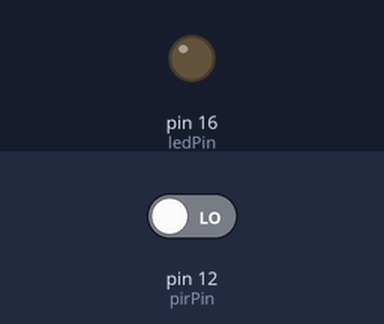
Simulated run of this program. Board: Raspberry Pi (header pin numbers). Shown: output pins drawn as LEDs (lit = HIGH). The inputs (shaded band) are chosen by the test bench; at power-on: pin 12 (pirPin) LOW. Threads take turns every 2 ms; what the program prints to the terminal is not drawn.

Above: at 1.2 s.
1.3 s: pin 12 (pirPin) driven HIGH
At 1.9 s:
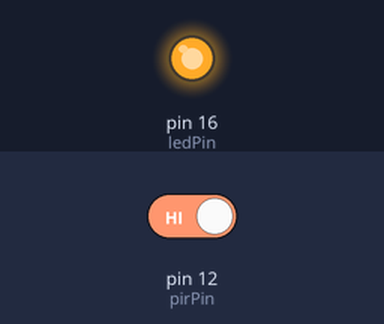
2.8 s: pin 12 (pirPin) driven LOW
At 3.5 s:
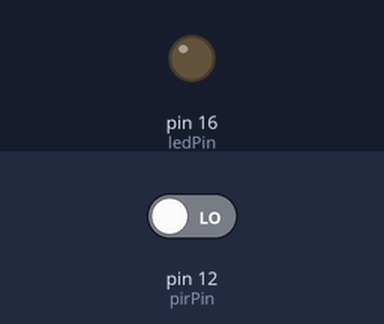
Timing chart, 0 to 5.8 s (numbered marks = the images above; inputs shaded):
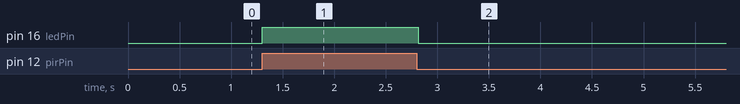

The program:

24-using-pir-motion-sensor-homework.py
```python
import RPi.GPIO as GPIO
from RepeatTimer import RepeatTimer

GPIO.setmode(GPIO.BOARD)
pirPin = 12
ledPin = 16
GPIO.setup(pirPin, GPIO.IN)
GPIO.setup(ledPin, GPIO.OUT)
thread = None

def readSensor():
    output = GPIO.input(pirPin)
    print(f"{output}      ", end = "\r")
    toggleLed(output)

def toggleLed(value):
    GPIO.output(ledPin, value)

try:
    thread = RepeatTimer(.05, readSensor)
    thread.start()

    while True:
        pass
except KeyboardInterrupt:
    thread.cancel()
    GPIO.cleanup()
    print("\nSee ya later, RPi!\n")
```

RepeatTimer.py
```python
from threading import Timer

class RepeatTimer(Timer):
    def run(self):
        while not self.finished.wait(self.interval):
            self.function(*self.args, **self.kwargs)
```

Measured:
- after the input at 1.3 s, pin 16 (ledPin): LOW → HIGH at once
- after the input at 2.8 s, pin 16 (ledPin): HIGH → LOW at once
